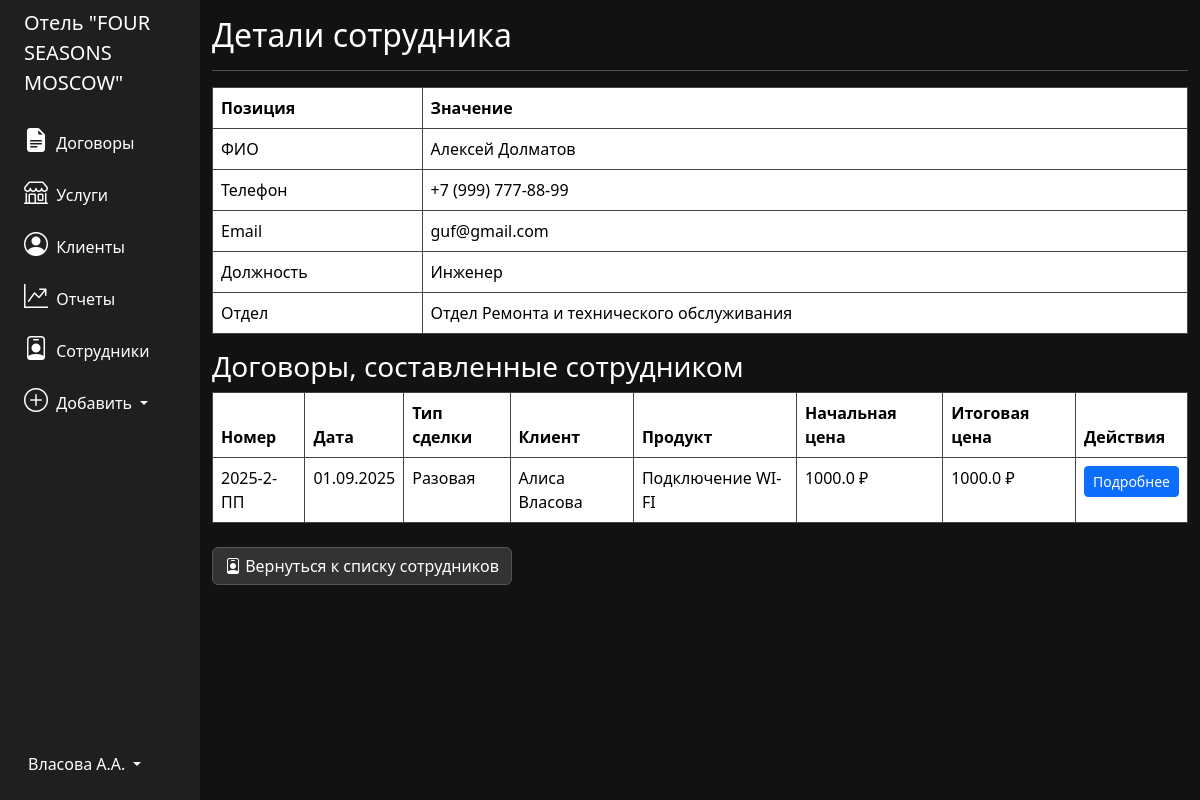
/employee/3, run on the app's committed database.
### tables this page shows
CREATE TABLE "employees" (
    "id_employee" INTEGER,
    "name" TEXT NOT NULL,
    "phone_number" TEXT,
    "email" TEXT,
    "position" TEXT,
    "department" TEXT,
    PRIMARY KEY("id_employee" AUTOINCREMENT)
);

CREATE TABLE "contracts" (
    "id_contract" INTEGER,
    "number" TEXT,
    "date" TEXT,
    "deal_type" TEXT,
    "start_price" REAL,
    "discount" REAL,
    "deal_status" INTEGER,
    "finish_price" REAL,
    "client_id" INTEGER,
    "service_id" INTEGER,
    "employee_id" INTEGER,
    PRIMARY KEY("id_contract" AUTOINCREMENT),
    FOREIGN KEY("client_id") REFERENCES "clients"("id_client"),
    FOREIGN KEY("service_id") REFERENCES "services"("service_id"),
    FOREIGN KEY("employee_id") REFERENCES "employees"("id_employee")
);

CREATE TABLE "clients" (
    "id_client" INTEGER,
    "name" TEXT NOT NULL,
    "email" TEXT,
    "contact" TEXT,
    "address" TEXT,
    PRIMARY KEY("id_client" AUTOINCREMENT)
);

CREATE TABLE "services" (
    "service_id" INTEGER,
    "name" TEXT NOT NULL,
    "price" REAL,
    "description" TEXT,
    PRIMARY KEY("service_id" AUTOINCREMENT)
);

### app.py (the view)
@app.route('/employee/<int:id_employee>')
def employee(id_employee):
    try:
        data = get_employee(id_employee)
        return render_template(
            'employee.html',
            employee=data['employee'],
            contracts=data['contracts']
        )
    except Exception as e:
        print(f"Ошибка: {e}")
        abort(500)

### app.py (called while the page is built)
def get_db_connection():
    conn = sqlite3.connect('database.db')
    conn.row_factory = sqlite3.Row
    return conn

### templates/employee.html
{% extends 'base.html' %}
{% block content %}
<h2>{% block title %} Детали сотрудника {% endblock %}</h2>
<hr>
<table class="table">
    <thead>
        <tr>
            <th scope="col">Позиция</th>
            <th scope="col">Значение</th>
        </tr>
    </thead>
    <tbody>
        <tr>
            <td>ФИО</td>
            <td>{{ employee['name'] }}</td>
        </tr>
        <tr>
            <td>Телефон</td>
            <td>{{ employee['phone_number'] }}</td>
        </tr>
        <tr>
            <td>Email</td>
            <td>{{ employee['email'] }}</td>
        </tr>
        <tr>
            <td>Должность</td>
            <td>{{ employee['position'] }}</td>
        </tr>
        <tr>
            <td>Отдел</td>
            <td>{{ employee['department'] }}</td>
        </tr>
    </tbody>
</table>
<h3>Договоры, составленные сотрудником</h3>
{% if contracts %}
<table class="table table-hover">
    <thead>
        <tr>
            <th scope="col">Номер</th>
            <th scope="col">Дата</th>
            <th scope="col">Тип сделки</th>
            <th scope="col">Клиент</th>
            <th scope="col">Продукт</th>
            <th scope="col">Начальная цена</th>
            <th scope="col">Итоговая цена</th>
            <th scope="col">Действия</th>
        </tr>
    </thead>
    <tbody>
        {% for contract in contracts %}
        <tr>
            <td>{{ contract['number'] }}</td>
            <td>{{ contract['date'] }}</td>
            <td>{{ contract['deal_type'] }}</td>
            <td>{{ contract['client_name'] }}</td>
            <td>{{ contract['service_name'] }}</td>
            <td>{{ contract['start_price'] }} ₽</td>
            <td>{{ contract['finish_price'] }} ₽</td>
            <td>
                <a href="{{ url_for('contract', contract_id=contract['id_contract']) }}" class="btn btn-primary btn-sm">
                    Подробнее
                </a>
            </td>
        </tr>
        {% endfor %}
    </tbody>
</table>
{% else %}
<p>У сотрудника нет составленных договоров.</p>
{% endif %}
<div class="row mt-4">
    <div class="col-auto">
        <a href="/employees">
            <button type="submit" class="btn btn-secondary">
                <i class="bi-person-badge"></i> Вернуться к списку сотрудников
            </button>
        </a>
    </div>
</div>
{% endblock %}

### templates/base.html (style rules this page uses)
body { background-color: #121212; color: white; }
.btn-secondary { background-color: #333; border-color: #555; }
.table thead { background-color: #333; }
.table td, .table th { border: 1px solid #444; }

### data on the page
employees: name "Алексей Долматов", phone_number "+7 (999) 777-88-99", email "guf@gmail.com", position "Инженер", department "Отдел Ремонта и технического обслуживания"
contracts: number "2025-2-ПП", date "01.09.2025", deal_type "Разовая", client_name "Алиса Власова", service_name "Подключение WI-FI", start_price "1000.0", finish_price "1000.0"
